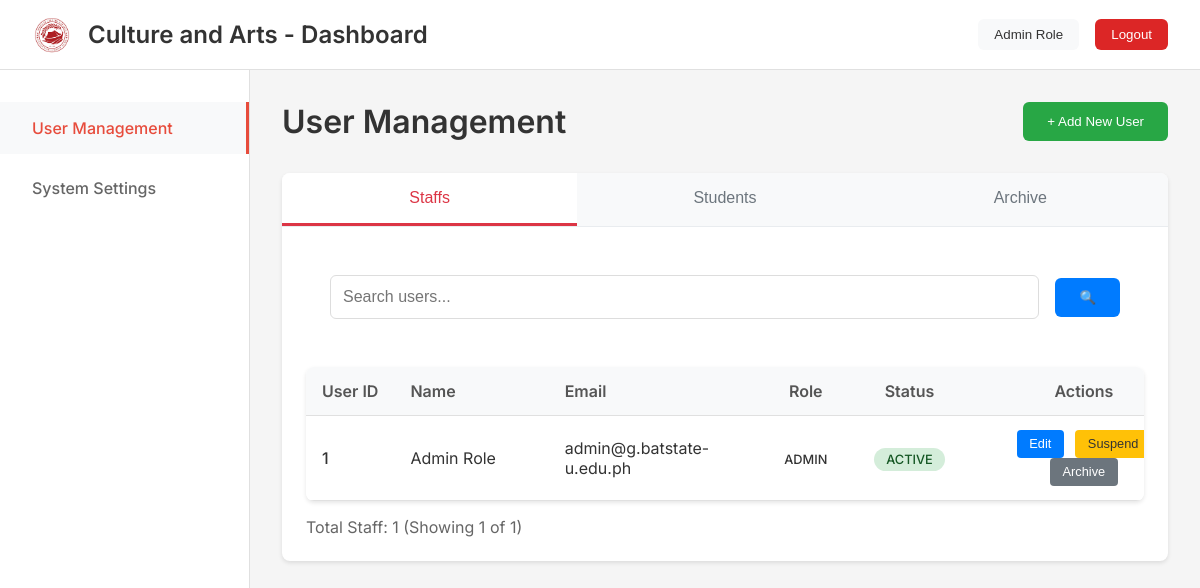
Page /admin/dashboard.php (signed in) on the committed database.
### tables this page shows
CREATE TABLE `users` (
  `id` int(11) NOT NULL,
  `first_name` varchar(50) NOT NULL,
  `middle_name` varchar(50) DEFAULT NULL,
  `last_name` varchar(50) NOT NULL,
  `email` varchar(100) NOT NULL,
  `password` varchar(255) NOT NULL,
  `role` enum('student','head','central','admin','director') NOT NULL,
  `campus` varchar(100) DEFAULT NULL,
  `status` enum('active','inactive','suspended') DEFAULT 'active',
  `last_login` datetime DEFAULT NULL,
  `created_at` timestamp NOT NULL DEFAULT current_timestamp(),
  `updated_at` timestamp NOT NULL DEFAULT current_timestamp() ON UPDATE current_timestamp()
);

### admin/dashboard.php (the view, shortened to what this page needs)
<?php
$pdo = getDBConnection();
$search = isset($_GET['search']) ? trim($_GET['search']) : '';
$users_per_page = 10;
$current_page = isset($_GET['page']) ? max(1, intval($_GET['page'])) : 1;
$regular_where_conditions = [];
$regular_params = [];
$regular_where_conditions[] = "role != 'student'";
$regular_where_conditions[] = "status != 'inactive'";
$regular_where_clause = 'WHERE ' . implode(' AND ', $regular_where_conditions);
$count_sql_users = "SELECT COUNT(*) FROM users $regular_where_clause";
$count_stmt = $pdo->prepare($count_sql_users);
$count_stmt->execute($regular_params);
$total_regular_users = $count_stmt->fetchColumn();
$offset = ($current_page - 1) * $users_per_page;
$sql_users = "SELECT id, first_name, middle_name, last_name, email, role, status, last_login, created_at, 'users' as source_table FROM users $regular_where_clause ORDER BY id ASC LIMIT $users_per_page OFFSET $offset";
$stmt = $pdo->prepare($sql_users);
$stmt->execute($regular_params);
$regular_users = $stmt->fetchAll();
$users = $regular_users;
?>
<!DOCTYPE html>
<html lang="en">
<head>
</head>
<body>
    <header class="header">
        <div class="header-left">
            <img src="../assets/OCA Logo.png" alt="BatStateU Logo" class="logo">
            <h1 class="header-title">Culture and Arts - Dashboard</h1>
        </div>
        <div class="header-right">
            <button class="admin-btn"><?= htmlspecialchars($_SESSION['user_name'] ?? 'Admin User') ?></button>
            <button class="logout-btn" onclick="logout()">Logout</button>
        </div>
    </header>
    <div class="main-container">
        <aside class="sidebar">
            <nav>
                <ul class="nav-menu">
                    <li class="nav-item">
                        <a href="#" class="nav-link active" data-section="users">User Management</a>
                    </li>
                    <li class="nav-item">
                        <a href="#" class="nav-link" data-section="settings">System Settings</a>
                    </li>
                </ul>
            </nav>
        </aside>
        <main class="main-content">
            <section class="content-section active" id="users">
                <div class="page-header">
                    <h1 class="page-title">User Management</h1>
                    <div style="display: flex; align-items: center; gap: 1rem;">
                        <button class="add-user-btn">+ Add New User</button>
                    </div>
                </div>
                <div class="tabs-container">
                    <div class="tabs-nav">
                        <button class="tab-link active" onclick="switchTab(event, 'staffs-tab')">Staffs</button>
                        <button class="tab-link" onclick="switchTab(event, 'students-tab')">Students</button>
                        <button class="tab-link" onclick="switchTab(event, 'archive-tab')">Archive</button>
                    </div>
                    <div id="staffs-tab" class="tab-content active">
                        <div class="search-filters">
                            <form method="GET" style="display: flex; gap: 1rem; align-items: center; width: 100%;">
                                <input type="text" name="search" placeholder="Search users..." class="search-input" value="<?= htmlspecialchars($search) ?>">
                                <button type="submit" class="search-btn">🔍</button>
                            </form>
                        </div>
                        <div class="table-container">
                            <table class="users-table">
                                <thead>
                                    <tr>
                                        <th>User ID</th>
                                        <th>Name</th>
                                        <th>Email</th>
                                        <th>Role</th>
                                        <th>Status</th>
                                        <th>Actions</th>
                                    </tr>
                                </thead>
                                <tbody>
                                    <?php if (empty($users)): ?>
                                        <tr>
                                            <td colspan="6" style="text-align: center; padding: 2rem; color: #666;">
                                                <?php if (!empty($search)): ?>
                                                    No users found matching your criteria.
                                                <?php else: ?>
                                                    No users found. Click "Add New User" to create the first user.
                                                <?php endif; ?>
                                            </td>
                                        </tr>
                                    <?php else: ?>
                                        <?php foreach ($users as $user): ?>
                                            <tr data-user-id="<?= $user['id'] ?>" data-source-table="<?= $user['source_table'] ?>">
                                                <td><?= $user['id'] ?></td>
                                                <td><?= htmlspecialchars(trim($user['first_name'] . ' ' . ($user['middle_name'] ? $user['middle_name'] . ' ' : '') . $user['last_name'])) ?></td>
                                                <td><?= htmlspecialchars($user['email']) ?></td>
                                                <td>
                                                    <?php if (!empty($user['role'])): ?>
                                                        <span class="role-badge role-<?= $user['role'] ?>">
                                                            <?= strtoupper($user['role']) ?>
                                                        </span>
                                                    <?php else: ?>
                                                        <span class="role-badge" style="background: #dc3545; color: white;">
                                                            NO ROLE
                                                        </span>
                                                    <?php endif; ?>
                                                </td>
                                                <td>
                                                    <span class="status-badge status-<?= $user['status'] ?>">
                                                        <?= strtoupper($user['status']) ?>
                                                    </span>
                                                </td>
                                                <td>
                                                    <button class="action-btn btn-edit" onclick="editUser(<?= $user['id'] ?>, '<?= $user['source_table'] ?>')">Edit</button>
                                                    <?php if ($user['status'] === 'active'): ?>
                                                        <button class="action-btn btn-suspend" onclick="suspendUser(<?= $user['id'] ?>, '<?= $user['source_table'] ?>')">Suspend</button>
                                                    <?php else: ?>
                                                        <button class="action-btn btn-activate" onclick="activateUser(<?= $user['id'] ?>, '<?= $user['source_table'] ?>')">Activate</button>
                                                    <?php endif; ?>
                                                    <button class="action-btn btn-archive" onclick="archiveUser(<?= $user['id'] ?>, '<?= $user['source_table'] ?>')">Archive</button>
                                                </td>
                                            </tr>
                                        <?php endforeach; ?>
                                    <?php endif; ?>
                                </tbody>
                            </table>
                        </div>
                        <div style="margin-top: 1rem; display: flex; justify-content: space-between; align-items: center;">
                            <div style="color: #666;">
                                Total Staff: <?= $total_regular_users ?> (Showing <?= count($users) ?> of <?= $total_regular_users ?>)
                            </div>
                        </div>
                    </div>
                </div>
            </section>
        </main>
    </div>
</body>
</html>

### rows in the picture
users: id "1", first_name+middle_name+last_name "Admin Role", email "admin@g.batstate-u.edu.ph", role "ADMIN", status "ACTIVE"

### other values in the picture
$_SESSION['user_name'] "Admin Role"
$total_regular_users "1"
count($users) "1"
